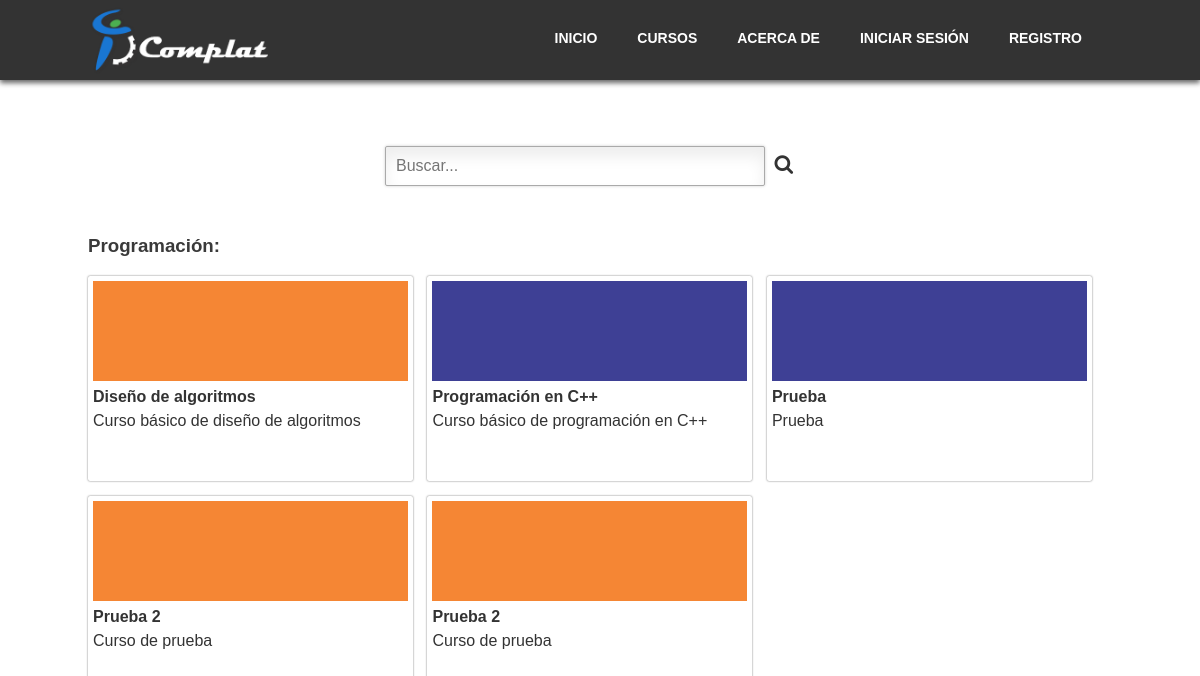
/?view=courses, run on an earlier commit of the app's database.
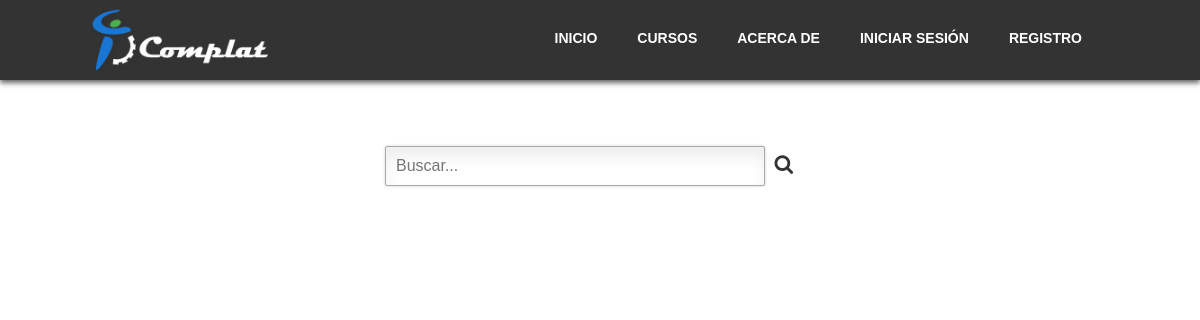
And on a later commit of the database.
### tables this page shows
CREATE TABLE `course` (
  `id_course` int(11) PRIMARY KEY AUTO_INCREMENT,
  `course_name` varchar(80)  DEFAULT NULL,
  `description` varchar(250)  DEFAULT NULL,
  `description_detailed` varchar(500)  NOT NULL,
  `type` varchar(50) NOT NULL,
  `course_path` varchar(100)  NOT NULL,
  `image_path` varchar(200)  DEFAULT NULL,
  `image_main_path` varchar(100) NOT NULL
)



INSERT INTO `course` (`course_name`, `description`, `description_detailed`, `type`, `course_path`, `image_path`, `image_main_path`) VALUES
('Diseño de algoritmos', 'Curso básico de diseño de algoritmos', 'Lorem ipsum dolor sit amet, consectetur adipisicing elit, sed do eiusmod tempor incididunt ut labore et dolore magna aliqua. Ut enim ad minim veniam, quis nostrud exercitation ullamco laboris nisi ut aliquip ex ea commodo consequat. Duis aute irure dolor in reprehenderit in voluptate velit esse cillum dolore eu fugiat nulla pariatur. Excepteur sint occaecat cupidatat non proident, sunt in culpa qui officia deserunt mollit anim id est laborum.', 'PROGRAMACION', '?view=algorithms', 'courses_assets/algorithms/img/div_img_course.png', 'courses_assets/algorithms/img/main-img-course.png'),
('Programación en C++', 'Curso básico de programación en C++', '', 'PROGRAMACION', '#', 'courses_assets/c++/img/div_img_course.png', ''),
('Prueba', 'Prueba', '', 'PROGRAMACION', '#', 'courses_assets/c++/img/div_img_course.png', ''),
('Prueba 2', 'Curso de prueba', '', 'PROGRAMACION', '#', 'courses_assets/algorithms/img/div_img_course.png', ''),
('Prueba 2', 'Curso de prueba', '', 'PROGRAMACION', '#', 'courses_assets/algorithms/img/div_img_course.png', '');

### core/models/class.Conexion.php (called while the page is built, shortened)
<?php
  Class Conexion extends mysqli{
    public function rows($query){
      return mysqli_num_rows($query);
    }
    public function recorrer($query){
      return mysqli_fetch_array($query);
    }
  }
?>

### html/courses/logout/courses.php (the view, shortened to what this page needs)
<div class="cointainer-courses">
	<div class="search-courses">
		<ul>
			<li><input type="text" id="input_search" placeholder="Buscar..." class="input-search" onkeyup="search();"></li>
			<li><span class="icon-search"></span></li>
		</ul>
	</div>
	<div class="courses" id="courses">
		<?php
			$db = new Conexion();
			$sql = $db->query("SELECT * FROM course WHERE type ='PROGRAMACION';");
			if($db->rows($sql) > 0){
				echo '<h3>Programación:</h3>';
				while ($datos = $db->recorrer($sql)) {
					echo 	'<a href="'.$datos[5].'" class="course-a">
								<div class="course">
									<img class="course-img" src="'.$datos[6].'" alt="'.$datos[1].'"/>
									<h4 class="course-title">'.$datos[1].'</h4>
									<p class="course-description">'.$datos[2].'</p>
								</div>
							</a>';
				}
			}
		?>
	</div>
</div>

What changed in the data, as far as the page shows it:
removed course: image_path (picture), course_name "Diseño de algoritmos", description "Curso básico de diseño de algoritmos"
removed course: image_path (picture), course_name "Programación en C++", description "Curso básico de programación en C++"
removed course: image_path (picture), course_name "Prueba", description "Prueba"
removed course: image_path (picture), course_name "Prueba 2", description "Curso de prueba"
removed course: image_path (picture), course_name "Prueba 2", description "Curso de prueba"
Also different on the page:
text no longer shown: "Programación:"
